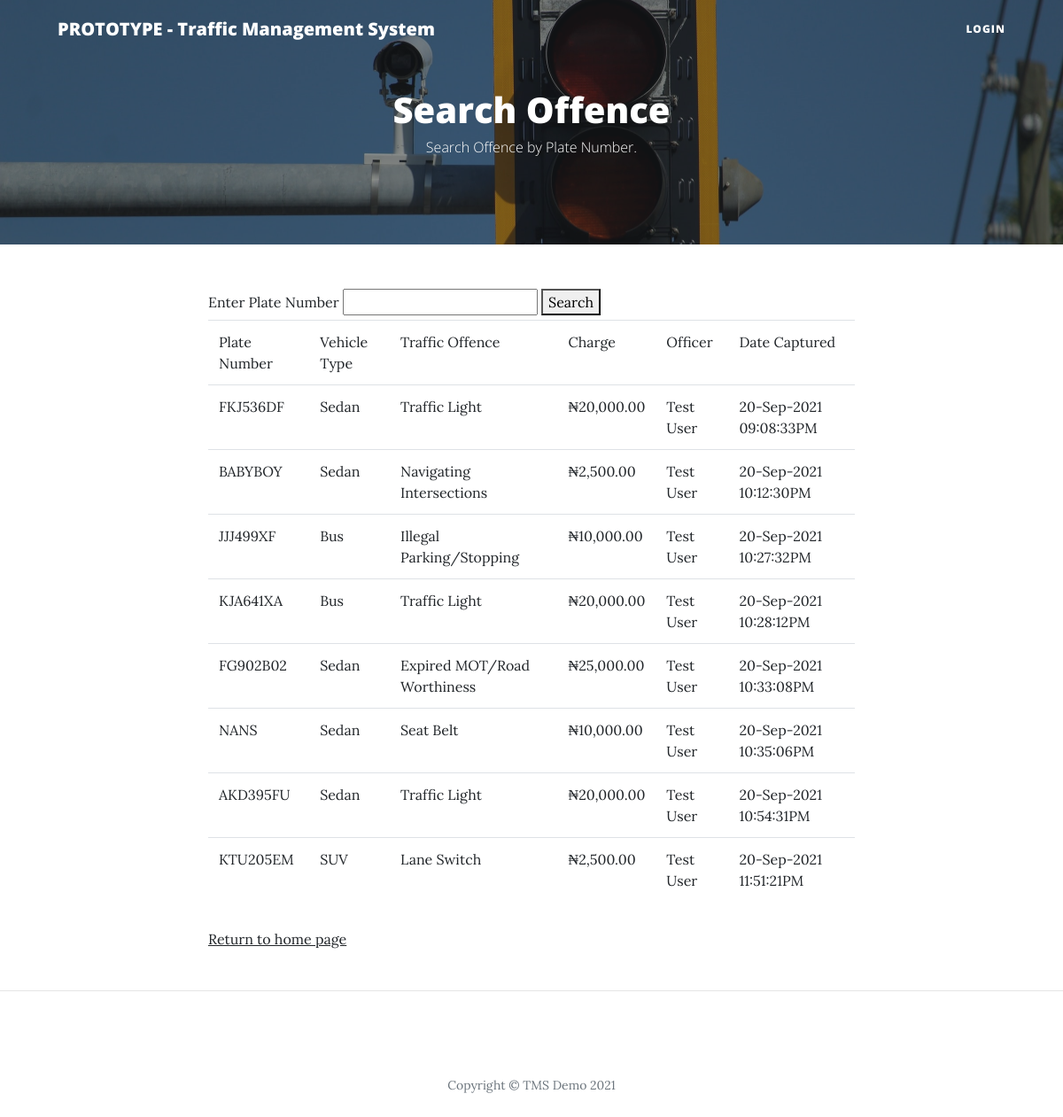
Screenshot of /search with the database file from the repository.
### main.py (models this page shows)
class Bookings(db.Model):
    __tablename__ = "traffic_bookings"
    id = db.Column(db.Integer, primary_key=True)
    officer_id = db.Column(db.Integer, db.ForeignKey("users.id"), nullable=False)
    officer = relationship("User", back_populates="booking_officer")
    offence_id = db.Column(db.Integer, db.ForeignKey("traffic_offence.id"), nullable=False)
    offence = relationship("Offence", back_populates="offence_booking")
    plate_no = db.Column(db.String(250), nullable=False)
    vehicle_type = db.Column(db.String(250), nullable=True)
    vehicle_model = db.Column(db.String(250), nullable=True)
    vehicle_make = db.Column(db.String(250), nullable=True)
    vehicle_color = db.Column(db.String(250), nullable=True)
    vehicle_orientation = db.Column(db.String(250), nullable=True)
    comment = db.Column(db.Text, nullable=True)
    img = db.Column(db.String(250), nullable=False)
    date_created = db.Column(db.DateTime, nullable=False)

class Offence(db.Model):
    __tablename__ = "traffic_offence"
    id = db.Column(db.Integer, primary_key=True)
    offence_name = db.Column(db.String(250), nullable=False)
    offence_booking = relationship("Bookings", back_populates="offence")
    offence_desc = db.Column(db.Text, nullable=True)
    fees = db.Column(db.Float, nullable=False)
    date_created = db.Column(db.DateTime, nullable=False)

class User(UserMixin, db.Model):
    __tablename__ = "users"
    id = db.Column(db.Integer, primary_key=True)
    name = db.Column(db.String(250), nullable=False)
    email = db.Column(db.String(250), unique=True, nullable=False)
    username = db.Column(db.String(250), unique=True, nullable=False)
    booking_officer = relationship("Bookings", back_populates="officer")
    password = db.Column(db.String(250), nullable=False)
    date_created = db.Column(db.DateTime, nullable=False)

### main.py (the view, shortened to what this page needs)
@app.route('/search', methods=["GET", "POST"])
def search_offence():
    list_of_rows = [['Plate Number', 'Vehicle Type', 'Traffic Offence', 'Charge', 'Officer', 'Date Captured']]
    query = Bookings.query.limit(20).all()
    for row in query:
        new_row = [row.plate_no,
                   row.vehicle_type,
                   Offence.query.get(row.offence_id).offence_name,
                   "₦{:,.2f}".format(Offence.query.get(row.offence_id).fees),
                   User.query.get(row.officer_id).name,
                   row.date_created.strftime("%d-%b-%Y %I:%M:%S%p")]
        list_of_rows.append(new_row)
    search_form = SearchForm()
    return render_template("search.html", form=search_form, result=list_of_rows)

### forms.py
class SearchForm(FlaskForm):
    search_value = StringField("Enter Plate Number", validators=[DataRequired()])
    submit = SubmitField("Search")

### templates/search.html (shortened to what this page needs)
{% include "header.html" %}
<header class="masthead" style="background-image: url('{{ url_for('static', filename='img/traffic-light.jpg')}}')">
  <div class="overlay"></div>
  <div class="container">
    <div class="row">
      <div class="col-lg-8 col-md-10 mx-auto">
        <div class="site-heading">
          <h1>Search Offence</h1>
          <span class="subheading">Search Offence by Plate Number.</span>
        </div>
      </div>
    </div>
  </div>
</header>
<div class="container">
  <div class="row">
    <div class="col-lg-8 col-md-10 mx-auto">
      <form method="POST" action="">
        {{ form.search_value.label }} {{ form.search_value }}
        <button>Search</button>
        {% if result%}
        <table class="table">
          {% for row in result %}
          <tr>
            {% for item in row %}
            <td>{{ item }}</td>
            {% endfor %}
          </tr>
          {% endfor %}
        </table>
        {% endif %}
        <p><a href="{{ url_for('capture_image') }}">Return to home page</a></p>
      </form>
    </div>
  </div>
</div>
<hr>
{% include "footer.html" %}

### templates/header.html (shortened to what this page needs)
<!DOCTYPE html>
<html lang="en">
<head>
  <link href="{{ url_for('static', filename='vendor/bootstrap/css/bootstrap.min.css') }}" rel="stylesheet">
  <link href="{{ url_for('static', filename='vendor/fontawesome-free/css/all.min.css')}}" rel="stylesheet" type="text/css">
  <link href="{{ url_for('static', filename='css/clean-blog.min.css')}}" rel="stylesheet">
</head>
<body>
  <nav class="navbar navbar-expand-lg navbar-light fixed-top" id="mainNav">
    <div class="container">
      <a class="navbar-brand" href="{{url_for('login')}}">PROTOTYPE - Traffic Management System</a>
      <div class="collapse navbar-collapse" id="navbarResponsive">
        <ul class="navbar-nav ml-auto">
          {% if not current_user.is_authenticated %}
          <li class="nav-item">
            <a class="nav-link" href="{{ url_for('login') }}">Login</a>
          </li>
          {% else %}
          <li class="nav-item">
            <a class="nav-link" href="{{ url_for('logout') }}">Log Out</a>
          </li>
          {% endif %}
        </ul>
      </div>
    </div>
  </nav>

### templates/footer.html (shortened to what this page needs)
  <footer>
    <div class="container">
      <div class="row">
        <div class="col-lg-8 col-md-10 mx-auto">
          <p class="copyright text-muted">Copyright &copy; TMS Demo 2021</p>
        </div>
      </div>
    </div>
  </footer>
</body>
</html>

### rows the page displays
Bookings: plate_no "FKJ536DF", vehicle_type "Sedan"
Offence: offence_name "Traffic Light"
User: name "Test User"
Bookings: plate_no "BABYBOY", vehicle_type "Sedan"
Offence: offence_name "Navigating Intersections"
Bookings: plate_no "JJJ499XF", vehicle_type "Bus"
Offence: offence_name "Illegal Parking/Stopping"
Bookings: plate_no "KJA641XA", vehicle_type "Bus"
Bookings: plate_no "FG902B02", vehicle_type "Sedan"
Offence: offence_name "Expired MOT/Road Worthiness"
Bookings: plate_no "NANS", vehicle_type "Sedan"
Offence: offence_name "Seat Belt"
Bookings: plate_no "AKD395FU", vehicle_type "Sedan"
Bookings: plate_no "KTU205EM", vehicle_type "SUV"
Offence: offence_name "Lane Switch"

### other values shown
{{ item }} "Plate Number" "Vehicle Type" "Traffic Offence" "Charge" "Officer" "Date Captured" "₦20,000.00" "20-Sep-2021 09:08:33PM" "₦2,500.00" "20-Sep-2021 10:12:30PM" "₦10,000.00" "20-Sep-2021 10:27:32PM" "₦20,000.00" "20-Sep-2021 10:28:12PM" "₦25,000.00" "20-Sep-2021 10:33:08PM" "₦10,000.00" "20-Sep-2021 10:35:06PM" "₦20,000.00" "20-Sep-2021 10:54:31PM" "₦2,500.00" "20-Sep-2021 11:51:21PM"
